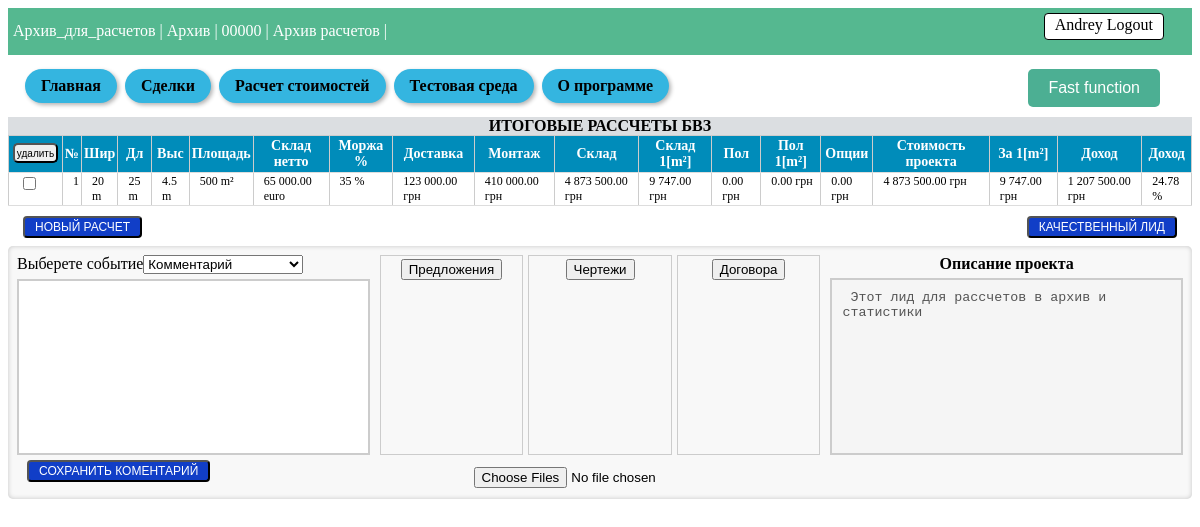
The app's page /lead/Архив_для_расчетов (signed in) with its own data.
### tables this page shows
CREATE TABLE lead (id integer PRIMARY KEY AUTOINCREMENT, unique_ID TEXT, company text NOT NULL, name text NOT NULL, phone text NOT NULL, mail text NOT NULL, project text NOT NULL, amount_calc INTEGER DEFAULT (0), job_title text NOT NULL, price text NOT NULL, deal_win INTEGER NOT NULL DEFAULT (0), user_email TEXT, product TEXT, comments_history TEXT, event TEXT, Layout BLOB, Offers BLOB, description TEXT);

CREATE TABLE users (
id integer PRIMARY KEY AUTOINCREMENT,
name text NOT NULL,
email text NOT NULL,
psw text NOT NULL
);

CREATE TABLE my_warehouse (id integer PRIMARY KEY AUTOINCREMENT, lead_ID INTEGER, unique_ID TEXT, user_email TEXT, client TEXT, project TEXT DEFAULT (False), selected TEXT, width INTEGER DEFAULT (False), length INTEGER DEFAULT (False), height INTEGER DEFAULT (False), area INTEGER DEFAULT (False), volume INTEGER DEFAULT (False), product TEXT, temperature TEXT DEFAULT (False), price_warehouse INTEGER DEFAULT (False), price_VAT INTEGER DEFAULT (0), price_customs INTEGER DEFAULT (0), price_delivery INTEGER DEFAULT (False), price_building INTEGER DEFAULT (False), price_foundation INTEGER DEFAULT (0), price_light INTEGER DEFAULT (0), price_rack INTEGER DEFAULT (0), price_cubic_meters REAL DEFAULT (0), price_square_meters REAL DEFAULT (0), price_project INTEGER DEFAULT (0), percent_w INTEGER, percent_f INTEGER, percent_o INTEGER, cost_price INTEGER DEFAULT (False), price_selling_EU INTEGER DEFAULT (False), price_selling_UA INTEGER DEFAULT (0), profit_EU INTEGER DEFAULT (0), profit_UA INTEGER DEFAULT (0), exchange_rates_from INTEGER, exchange_rates_TO INTEGER, cost_square_meters_EU INTEGER DEFAULT (0), cost_cubic_meters_EU INTEGER DEFAULT (0), cost_square_meters_UA INTEGER DEFAULT (0), cost_cubic_meters_UA INTEGER DEFAULT (0), profit_percent INTEGER DEFAULT (0), dimension_found TEXT, area_found INTEGER DEFAULT (0), price_sq_met_found INTEGER DEFAULT (0), cost_foundation INTEGER DEFAULT (0), cost_option INTEGER DEFAULT (0), cost_sq_met_found INTEGER DEFAULT (0), final_price_UA INTEGER DEFAULT (0), final_profit_UA INTEGER DEFAULT (0), final_profit_percent INTEGER DEFAULT (0), final_cost_sq_m_pr INTEGER, comments TEXT DEFAULT no_comments, S_panel TEXT, H_skate INTEGER);

### Saleshelp.py (the view, shortened to what this page needs)
@app.route("/lead/<alias>", methods=["POST", "GET"])
def show_info_lead(alias):
    dbase = FDataBase(get_db())
    current_lead = dbase.get_lead(alias, current_user.get_user_email())
    project_folder = os.path.join('Project_OFFERS', current_lead['company'])
    description = current_lead['description']
    button_deal = current_lead['deal_win']
    try:
        files_layout = os.listdir(project_folder + '/Layout')
    except FileNotFoundError:
        files_layout = []
    try:
        files_offer = os.listdir(project_folder + '/Offers')
    except FileNotFoundError:
        files_offer = []
    try:
        files_contract = os.listdir(project_folder + '/Contract')
    except FileNotFoundError:
        files_contract = []
    if current_lead['comments_history']:
        history_comments = current_lead['comments_history'].split(' $END_COMMENTS$ \n')
        history_event = current_lead['event'].split(' $END_EVENT$ \n')
    else:
        history_comments = []
        history_event = []
    if not current_lead:
        abort(404)
    title_table_calc_BVZ, value_table_calc_BVZ = view_table_warehouse(dbase, current_user, current_lead,
                                                                      'show_info_lead')
    value_table_calc_BVZ = [list(record.values()) for record in value_table_calc_BVZ]
    history_comments.reverse()
    history_event.reverse()
    history_lead = list(zip(history_comments, history_event))
    return render_template('lead.html', menu=menu, title=current_lead['company'], current_lead=current_lead,
                           title_table_calc_BVZ=title_table_calc_BVZ,
                           value_table_calc_BVZ=value_table_calc_BVZ,
                           history_lead=history_lead,
                           description=description,
                           deal=button_deal,
                           files_layout=files_layout,
                           files_offer=files_offer,
                           files_contract=files_contract
                           )

### Saleshelp.py (called while the page is built)
def connect_db():
    conn = sqlite3.connect(app.config['DATABASE'])
    conn.row_factory = sqlite3.Row
    return conn

def get_db():
    if not hasattr(g, 'link_db'):
        g.link_db = connect_db()
    return g.link_db

@login_manager.user_loader
def load_user(user_id):
    dbase = FDataBase(get_db())
    return UserLogin().fromDB(user_id, dbase)

### Utils/FDataBase.py (called while the page is built)
    def get_info_records(self, name_tabl, user_email, *args):
        query = ''
        if len(args) > 0:
            for column, value in args:
                query += f" AND {column} = '{value}' AND "
            query = query.rstrip(' AND')
        sql = f"SELECT * FROM {name_tabl} WHERE user_email = '{user_email}'{query}"
        try:
            self.__cur.execute(sql)
            res = self.__cur.fetchall()
            if res:
                return res
        except:
            print("Ошибка чтения из БД")
        return []

    def get_lead(self, alias, user):
        try:
            self.__cur.execute(f"SELECT * FROM lead WHERE company = '{alias}' AND user_email = '{user}'")
            res = self.__cur.fetchone()
            if res:
                return res
        except sqlite3.Error as e:
            print("Ошибка получения лида из БД " + str(e))
        return False, False

    def get_user(self, user_id):
        try:
            self.__cur.execute(f"SELECT * FROM users WHERE id = {user_id} LIMIT 1")
            res = self.__cur.fetchone()
            if not res:
                print("Пользователь не найден")
                return False
            return res
        except sqlite3.Error as e:
            print("Ошибка получения данных из БД " + str(e))
        return False

    def check_records(self, name_table):
        try:
            check = self.__cur.execute(f"SELECT EXISTS(SELECT 1 FROM {name_table} LIMIT 1);")
            check = check.fetchone()[0]
            return check
        except sqlite3.Error as e:
            print("Ошибка проверки записей в таблице " + str(e))
            return False

### Utils/UserLogin.py (called while the page is built)
    def fromDB(self, user_id, db):
        self.__user = db.get_user(user_id)
        return self

    def get_user_name(self):
        return str(self.__user['name'])

    def get_user_email(self):
        return str(self.__user['email'])

### Utils/View_final_calculation.py (called while the page is built)
def format_price(price):
    return '{:,.2f}'.format(price).replace(',', " ")

### templates/lead.html (shortened to what this page needs)
{% extends 'base.html' %}
{% block information %}
{{ current_lead.company }} | {{ current_lead.name }} | {{ current_lead.phone }} | {{ current_lead.project }} |
<a href="{{url_for('logout')}}" class="button-logout">{{ current_user.get_user_name() }} Logout </a>
{% endblock %}
{% block content %}
{% block view_calculations %}
<form action="{{url_for('show_info_lead', alias=current_lead.company)}}" method="POST">
    <table id="my-table">
        <b class="title-final-cost">ИТОГОВЫЕ РАССЧЕТЫ БВЗ</b>
        <tr>
            <th class="button-delete-lead-th">
                <input type="submit" name="button-delete-calc" value="удалить" class="button-delete-lead">
            </th>
            <th>№</th>
            {% for t in title_table_calc_BVZ %}
            <th>{{ t.title }}</th>
            {% endfor %}
        </tr>
        <tbody class="table-result">
            {% for record in value_table_calc_BVZ %}
            <tr>
                <td><input type="checkbox" name="check-lead" id="check-lead" value="{{ record[0] }}"></td>
                <td>{{ value_table_calc_BVZ.index(record)+1 }}</td>
                {% for cell in record[2:-1:] %}
                <td>
                    <a href="{{ url_for('calculation_product', alias='BVZ', calc_ID=record[0]) }}"
                        title="{{ record[-1] }}">
                        {{ cell }}
                    </a>
                </td>
                {% endfor %}
            </tr>
            {% endfor %}
        </tbody>
    </table>
</form>
<div class="title-comments-description">
    <form action="{{ url_for('pricing') }}" method="POST">
        <button name="button-add-calculation" class="button-accept" value="{{current_lead['id']}}">
            Новый расчет</button>
    </form>
    <form action="{{ url_for('show_info_lead', alias=current_lead.company) }}" method="post"
        enctype="multipart/form-data">
        <div class="button-deal-win">
            <button type="submit" name="deal-win" class="button-accept" value="1" onclick="reloadPage()" >
                Качественный лид
            </button>
        </div>
    </form>
</div>
<div class="lead-communication">
    <form action="{{ url_for('show_info_lead', alias=current_lead.company) }}" method="post"
        enctype="multipart/form-data">
        <div class="title-comments-description">
            <div class="comment-for-lead">
                <div class="setting-lead-comments">
                    <label for="event-comments">Выберете событие</label>
                    <select name="event-comments" id="event-comments">
                        <option value="Комментарий">Комментарий</option>
                    </select>
                </div>
                <textarea class="comment-for-lead_text" name="comment-for-lead" id="comment-for-lead"></textarea>
            </div>
            <div class="file-area">
                <div class="div-file-list">
                    <input type="submit" value="Предложения" name="button-upload-offer" onclick="openModalCalc()">
                </div>
                <div class="div-file-list">
                    <input type="submit" value="Чертежи" name="button-upload-layout" onclick="openModalCalc()">
                </div>
                <div class="div-file-list">
                    <input type="submit" value="Договора" name="button-upload-contract" onclick="openModalCalc()">
                </div>
            </div>
            <div class="comment-for-lead">
                <div class="comment-save_file_title">
                    <label for="description">
                        <h4 style="margin-bottom: 5px;">Описание проекта</h4>
                    </label>
                </div>
                <textarea class="comment-for-lead_text" name="description" id="description"
                    placeholder="Введите описание проекта" {% if description %} disabled {% endif
                    %}>{% if description %} {{description}} {% endif %}</textarea>
            </div>
        </div>
        <div class="panel-buttons-save_file_desc">
            <div class="setting-lead-comments">
                <button type="button" name="button-accept-to-event" class="button-accept" value="button-accept-to-event"
                    onclick="openModalCalc()">
                    Сохранить коментарий
                </button>
            </div>
            <div class="choose-file">
                <input type="file" name="file" accept=".jpg, .png, .pdf, .dwg, .doc, .docx" multiple>
            </div>
        </div>
    </form>
</div>
{% endblock view_calculations %}
{% endblock %}

### static/css/style.css (style rules this page uses)
table { width: 90%; border-collapse: collapse; margin-bottom: 10px; }
th { background-color: #a7a1a1; font-weight: bold; }
td, th { padding: 5px; text-align: center; border: 1px solid #ccc; }
.button-logout { float: right; margin-right: 23px; }
.button-logout { padding-bottom: 5px; padding-top: 2px; padding-left: 10px; padding-right: 10px; background-color: #fff; color: #000; text-decoration: none; border: 1px solid #000; border-radius: 4px; margin-left: auto; }
.button-delete-lead-th { padding: 0px; width: 20px; white-space: nowrap; }
.button-delete-lead { width: 45px; height: 20px; border-radius: 1px; font-size: 10px; padding: 0; border-radius: 5px; margin-bottom: 2px; margin-left: 2px; margin-right: 2px; }
#my-table { border-collapse: collapse; width: 100%; }
#my-table th { background-color: #008CBA; color: white; font-weight: bold; padding: 2px; border-bottom: 1px solid #ddd; font-size: 14px; }
#my-table td { border-bottom: 1px solid #ddd; padding: 1px; padding-left: 10px; text-align: left; font-size: 12px; vertical-align: top; }
table td a { text-decoration: none; color: inherit; }
.title-final-cost { display: block; text-align: center; background-color: #dbdee1; }
.button-accept { display: inline-block; padding: 2px 10px; border-radius: 4px; font-size: 12px; text-decoration: none; text-transform: uppercase; color: #fff; background-color: #113ec7; cursor: pointer; transition: all 0.2s ease; margin-bottom: 8px; margin-right: 15px; margin-left: 15px; }
.setting-lead-comments { display: flex; margin-bottom: 5px; width: 300px; justify-content: flex-start; }
.lead-communication { padding: 4px; background-color: #f8f8f8; border-radius: 5px; box-shadow: inset 0 0 5px rgba(0, 0, 0, 0.2); }
.panel-buttons-save_file_desc { display: flex; height: 100%; align-items: center; justify-content: space-between }
.file-area { display: flex; width: 50%; flex-direction: row; height: 200px; padding: 5px; justify-content: space-between; }
.div-file-list { flex: 1; display: flex; align-items: center; border: 1px solid #ccc; padding: 3px; flex-direction: column; }
.file-area .div-file-list:nth-child(2) { margin-left: 5px; margin-right: 5px; }
.comment-for-lead { display: flex; width: 40%; flex-direction: column; height: 200px; padding: 5px; }
.comment-for-lead_text { padding: 10px; border: 2px solid #ccc; resize: none; height: 100%; }
.comment-save_file_title { display: flex; flex-wrap: nowrap; justify-content: center; }
.title-comments-description { height: auto; display: flex; justify-content: space-between; }
.choose-file { display: flex; align-items: center; justify-content: center; height: 100%; width: 300px; }
.title-comments-description div h4 { margin: 0; }
.button-deal-win { margin-left: auto; }

### records on screen
lead: company "Архив_для_расчетов", name "Архив", phone "00000", project "Архив расчетов", description "Этот лид для рассчетов в архив и статистики"
users: get_user_name "Andrey"
my_warehouse: value_table_calc_BVZ.index(record)+1 "1", cell "20 m" "25 m" "4.5 m" "500 m²" "65 000.00 euro" "35 %" "123 000.00 грн" "410 000.00 грн" "4 873 500.00 грн" "9 747.00 грн" "0.00 грн" "0.00 грн" "0.00 грн" "4 873 500.00 грн" "9 747.00 грн" "1 207 500.00 грн" "24.78 %"

### other values on screen
{{ m.name }} "Главная" "Сделки" "Расчет стоимостей" "Тестовая среда" "О программе"
{{ t.title }} "Шир" "Дл" "Выс" "Площадь" "Склад нетто" "Моржа %" "Доставка" "Монтаж" "Склад" "Склад 1[m²]" "Пол" "Пол 1[m²]" "Опции" "Стоимость проекта" "За 1[m²]" "Доход" "Доход"
